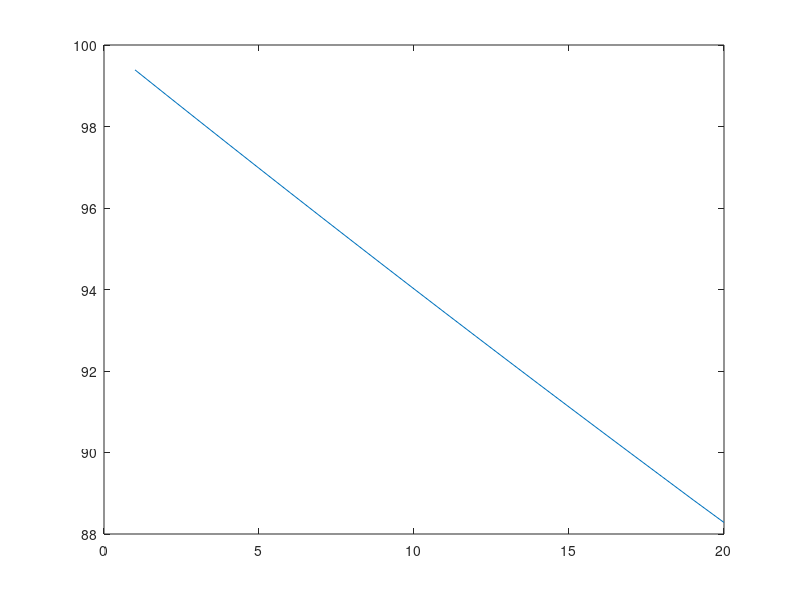

Write the MATLAB code that produced this figure.
l = 0.2;
h=15;
k= 180;
sinth = 0.0995;
tempinf = 25;
deltax = (l/19);
coeff1 = (l/deltax)+0.5;
coeff3 = (l/deltax) - 0.5;
coeff2 = -1*((h*deltax)/(k*sinth)) - coeff1 - coeff3;
A = zeros(20);
B = zeros(20,1);
A(1,1) = coeff2 + 2;
A(1,2) = coeff3 - 1;
B(1) = -1*(coeff1-1)*100+(-1*((h*deltax)/(k*sinth))*tempinf);
for i=2:19
    for j=i-1:i+1
        if j == i-1
            A(i,j) = coeff1 - (i);
        elseif j==i 
            A(i,j) = coeff2 + (2*i);
        else
            A(i,j) = coeff3 - (i);
        end
    end
	B(i) = -1*((h*deltax)/(k*sinth))*tempinf;
end
A(20,19) = 1;
A(20,20) = -1*((h*deltax)/(k*sinth)) -1;
B(20) = B(19);
disp("Temperatures are");
X = linsolve(A,B);
disp(X);
Y = 1:20;
plot(Y,X);